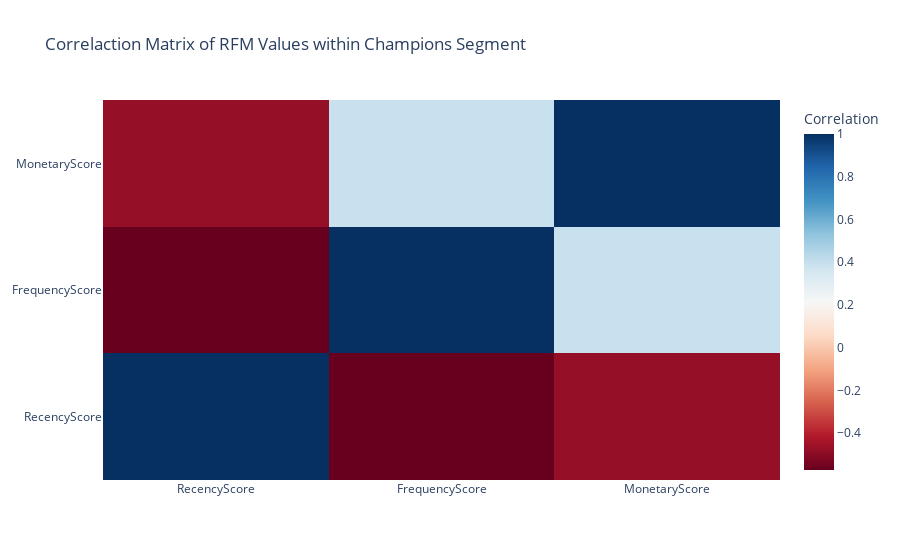

The code cell stored with this chart in its notebook:
### Markdown cell above
Now, let's analyze the correlation of the recency, frequency, adn monetary scores within the champions segment

### Code cell
correlaction_matrix = champions_segment[['RecencyScore', 'FrequencyScore', 'MonetaryScore']].corr()

# Visualize the correlation matrix using a heatmap
fig_heatmap = go.Figure(data=go.Heatmap(
                    z=correlaction_matrix.values,
                    x=correlaction_matrix.columns,
                    y=correlaction_matrix.columns,
                    colorscale='RdBu',
                    colorbar=dict(title='Correlation')))

fig_heatmap.update_layout(title='Correlaction Matrix of RFM Values within Champions Segment')

fig_heatmap.show()

### Figure 1 — Plotly figure (JSON) as saved in the notebook; plotly's stock layout.template omitted (floating-point values rounded to 4 significant figures)
{"data": [{"colorbar": {"title": {"text": "Correlation"}}, "colorscale": [[0, "rgb(103,0,31)"], [0.1, "rgb(178,24,43)"], [0.2, "rgb(214,96,77)"], [0.3, "rgb(244,165,130)"], [0.4, "rgb(253,219,199)"], [0.5, "rgb(247,247,247)"], [0.6, "rgb(209,229,240)"], [0.7, "rgb(146,197,222)"], [0.8, "rgb(67,147,195)"], [0.9, "rgb(33,102,172)"], [1, "rgb(5,48,97)"]], "type": "heatmap", "x": ["RecencyScore", "FrequencyScore", "MonetaryScore"], "y": ["RecencyScore", "FrequencyScore", "MonetaryScore"], "z": [[1, -0.5717, -0.4747], [-0.5717, 1, 0.3907], [-0.4747, 0.3907, 1]]}], "layout": {"title": {"text": "Correlaction Matrix of RFM Values within Champions Segment"}}}
